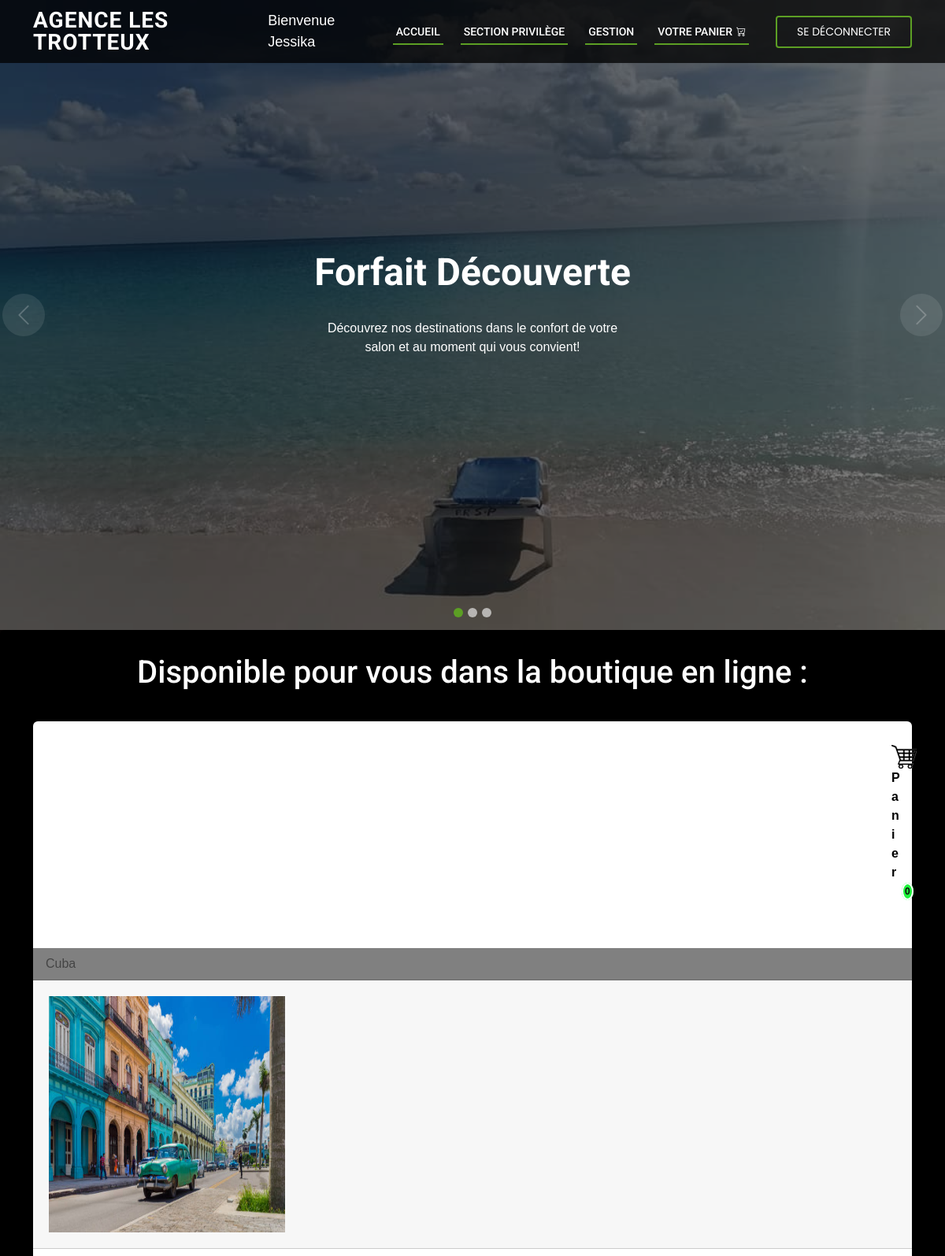
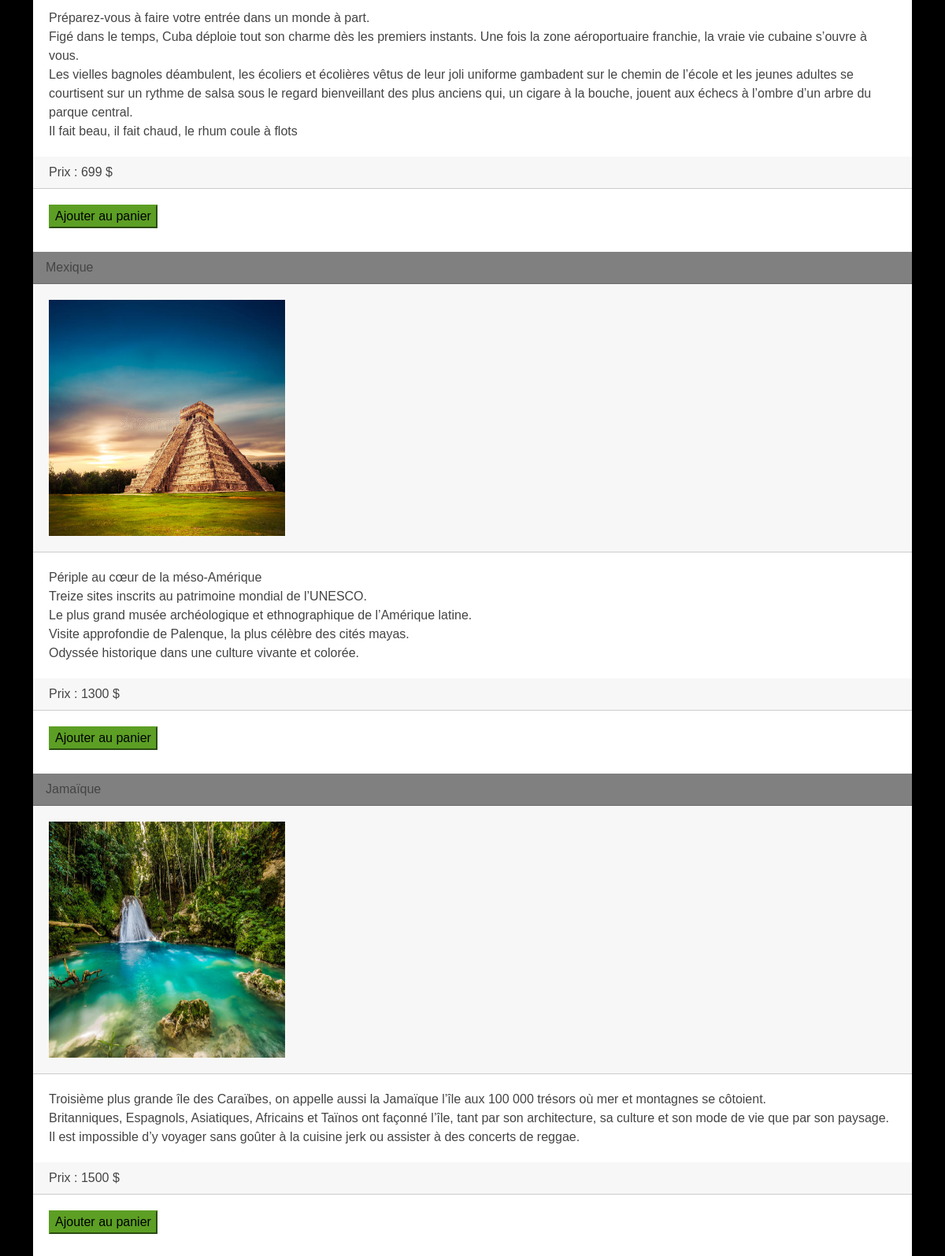
/membre.php (signed in, upper part), run on the app's committed database (2 pictures, top to bottom).
### tables this page shows
CREATE TABLE IF NOT EXISTS `produits` (
  `PK_IdProduit` int(11) NOT NULL AUTO_INCREMENT COMMENT 'PK',
  `NomProduit` varchar(40) NOT NULL,
  `InfoProduit` text NOT NULL COMMENT 'Description du voyage',
  `image` varchar(256) DEFAULT NULL COMMENT 'photographie',
  `TempsProduit` int(11) NOT NULL COMMENT 'Durée du voyage',
  `PrixProduit` decimal(10,0) NOT NULL,
  `QteProduit` int(20) NOT NULL COMMENT 'Quantité du produit',
  `FK_IdCategorie` int(11) DEFAULT NULL COMMENT 'FK',
  PRIMARY KEY (`PK_IdProduit`)
);

### membre.php (called while the page is built)
<?php include "include/head.php"; ?>
<?php include "include/menu.php"; ?>
<?php include "contenu/contenuMembre.php"; ?>
<?php include "include/footer.php"; ?>

### contenu/contenuMembre.php (the view, shortened to what this page needs)
<section id="hero">
    <div class="hero-container">
        <div id="heroCarousel" data-bs-interval="5000" class="carousel slide carousel-fade" data-bs-ride="carousel">
            <ol class="carousel-indicators" id="hero-carousel-indicators"></ol>
            <div class="carousel-inner" role="listbox">
            <div class="carousel-item active" style="background-image: url(img/slide/plage.jpg);">
                <div class="carousel-container">
                    <div class="carousel-content">
                        <h2 class="animate__animated animate__fadeInDown">Forfait Découverte</h2>
                        <p class="animate__animated animate__fadeInUp">Découvrez nos destinations dans le confort de votre salon et au moment qui vous convient!</p>
                    </div>
                </div>
            </div>
        </div>
            <a class="carousel-control-prev" href="#heroCarousel" role="button" data-bs-slide="prev">
                    <span class="carousel-control-prev-icon bi bi-chevron-left" aria-hidden="true"></span>
            </a>
            <a class="carousel-control-next" href="#heroCarousel" role="button" data-bs-slide="next">
                <span class="carousel-control-next-icon bi bi-chevron-right" aria-hidden="true"></span>
            </a>
        </div>
    </div>
</section>
<body>
    <div class="card" style='background: black; border-color :#5c9f24'>
        <div class="container">
            <div class="recommandation" style="padding: 30px;">
                    <h1 class="text-center" style="color: white ;"> Disponible pour vous dans la boutique en ligne : </h1>
            </div>
                <div class="card" >
                    <?php
                        if (!empty($_SESSION["boutique_panier"])) {
                            $panier_compte = count(array_keys($_SESSION["boutique_panier"]));
                        } else {
                                $panier_compte = 0;
                        }
                    ?>
                    <div class="panier_div" style="padding: 30px ; ">
                        <div class="panier" style="padding-left: 1060px;">
                            <a href="panier.php"><img src="img/slide/cart-icon.png" alt=""> Panier<span><?php echo $panier_compte; ?></span></a>
                        </div>
                    </div>
                    <?php
                        $resultat = mysqli_query($connect, "SELECT * FROM `produits`");
                        while ($row = mysqli_fetch_assoc($resultat)) {
                                echo "<div class='card' style='padding-top: 30px; '>
                                            <form action ='' method='post'>
                                                <input type='hidden' name ='PK_IdProduit' value =".$row['PK_IdProduit'].">
                                                <div class='card-header' style='background: grey  ;'='NomProduit'>".$row['NomProduit']."</div>
                                                <div class='card-header' style='padding: 20px ;'='image'><img src='img/slide/".$row['image']."' width='300px' height='300px' ></div>
                                                <div class='card-text' style='padding: 20px;'='InfoProduit'> ".$row['InfoProduit']."</div>
                                                <div class='card-header'style='padding-left: 20px;' ='PrixProduit'>Prix : ".$row['PrixProduit']." $ </div>
                                                <div style='padding-top: 20px; padding-left: 20px ;'>
                                                    <button type ='submit' style='background: #5c9f24; border-color :#5c9f24'>Ajouter au panier</button>
                                                </div>
                                            </form>
                                        </div>";
                        }
                    ?>
            </div>
            </div>
        </div>
</body>

### include/head.php (shortened to what this page needs)
<!DOCTYPE html>
    <html lang="en">
        <head>
            <link rel="stylesheet" href="https://stackpath.bootstrapcdn.com/bootstrap/4.4.1/css/bootstrap.min.css">
             <link href="https://cdn.jsdelivr.net/npm/bootstrap@5.0.0-alpha1/dist/css/bootstrap.min.css" rel="stylesheet">
             <link href="https://cdn.jsdelivr.net/npm/bootstrap@5.0.0-alpha1/dist/js/bootstrap.bundle.min.js" rel="stylesheet">
             <link href="https://cdnjs.cloudflare.com/ajax/libs/jquery/3.2.1/jquery.min.js" rel="stylesheet">
             <link href="https://cdnjs.cloudflare.com/ajax/libs/font-awesome/4.7.0/css/font-awesome.min.css" rel="stylesheet">
            <link href="assets/vendor/animate.css/animate.min.css" rel="stylesheet">
            <link href="assets/vendor/bootstrap/css/bootstrap.min.css" rel="stylesheet">
            <link href="assets/vendor/bootstrap-icons/bootstrap-icons.css" rel="stylesheet">
            <link href="assets/vendor/boxicons/css/boxicons.min.css" rel="stylesheet">
            <link href="assets/vendor/glightbox/css/glightbox.min.css" rel="stylesheet">
            <link href="assets/vendor/swiper/swiper-bundle.min.css" rel="stylesheet">
            <link rel="stylesheet" href="https://maxcdn.bootstrapcdn.com/font-awesome/4.7.0/css/font-awesome.min.css">
            <link href="styles.css" rel="stylesheet">
            <link href="style.css" rel="stylesheet">
        </head>

### include/menu.php (shortened to what this page needs)
<header id="header" class="fixed-top d-flex align-items-center">
    <div class="container d-flex align-items-center justify-content-between">
        <h1 class="logo"><a href="index.php">Agence Les trotteux</a></h1>
        <div style="color: white; font-size:18px" id="usertag"></div>
        <nav id="navbar" class="navbar" style="text-align: center;">
            <ul>
                <li><a class="nav-link scrollto active" href="index.php">Accueil</a></li>
                <li style="display:none" id="membre"><a class="nav-link scrollto active" href="membre.php">Section privilège</a></li>
                <li style="display:none" id="gestion"><a class="nav-link scrollto active" href="inventaire.php">Gestion</a></li>
                <li style="display:none" id="panier"><a class="nav-link scrollto active" href="panier.php">Votre panier<i class="bi bi-cart-check"></i></a></li>
                <li id="liboutonconnecter"></a></li>
            </ul>
        </nav>
    </div>
</header>

### include/footer.php (shortened to what this page needs)
    </body>
</html>

### styles.css (style rules this page uses)
body { font-family: "Open Sans", sans-serif; color: #444444; }
a { color: #5c9f24; text-decoration: none; }
h1, h2, h3, h4, h5, h6 { font-family: "Roboto", sans-serif; }
#header { background: rgba(0, 0, 0, 0.75); transition: all 0.5s; z-index: 997; height: 80px; }
#header .logo { font-size: 28px; margin: 0; padding: 0; line-height: 1; font-weight: 700; letter-spacing: 1px; text-transform: uppercase; }
#header .logo a { color: #fff; }
.navbar { padding: 0; }
.navbar ul { margin: 0; padding: 0; display: flex; list-style: none; align-items: center; }
.navbar li { position: relative; }
.navbar>ul>li { white-space: nowrap; padding: 10px 0 10px 22px; }
.navbar a, .navbar a:focus { display: flex; align-items: center; justify-content: space-between; padding: 0 4px; font-family: "Roboto", sans-serif; font-size: 14px; font-weight: 500; color: rgba(255, 255, 255, 0.7); white-space: nowrap; transition: 0.3s; text-transform: uppercase; position: relative; }
.navbar a i, .navbar a:focus i { font-size: 12px; line-height: 0; margin-left: 5px; }
.navbar>ul>li>a:before { content: ""; position: absolute; width: 100%; height: 2px; bottom: -6px; left: 0; background-color: #5c9f24; visibility: hidden; width: 0px; transition: all 0.3s ease-in-out 0s; }
.navbar a:hover:before, .navbar li:hover>a:before, .navbar .active:before { visibility: visible; width: 100%; }
.navbar a:hover, .navbar .active, .navbar .active:focus, .navbar li:hover>a { color: #fff; }
#hero { width: 100%; height: 100vh; background-color: rgba(17, 17, 17, 0.8); overflow: hidden; padding: 0; }
#hero .carousel-item { width: 100%; height: 100vh; background-size: cover; background-position: center; background-repeat: no-repeat; position: relative; transition: 0.3; }
#hero .carousel-item::before { content: ""; background-color: rgba(0, 0, 0, 0.5); position: absolute; top: 0; right: 0; left: 0; bottom: 0; }
#hero .carousel-container { display: flex; justify-content: center; align-items: center; position: absolute; bottom: 0; top: 0; left: 0; right: 0; }
#hero .carousel-content { text-align: center; }
#hero h2 { color: #fff; margin-bottom: 30px; font-size: 48px; font-weight: 700; }
#hero p { width: 80%; -webkit-animation-delay: 0.4s; animation-delay: 0.4s; margin: 0 auto 30px auto; color: #fff; }
#hero .carousel-inner .carousel-item { transition-property: opacity; background-position: center top; }
#hero .carousel-inner .carousel-item, #hero .carousel-inner .active.carousel-item-start, #hero .carousel-inner .active.carousel-item-end { opacity: 0; }
#hero .carousel-inner .active, #hero .carousel-inner .carousel-item-next.carousel-item-start, #hero .carousel-inner .carousel-item-prev.carousel-item-end { opacity: 1; transition: 0.5s; }
#hero .carousel-control-next-icon, #hero .carousel-control-prev-icon { background: none; font-size: 30px; line-height: 0; width: auto; height: auto; background: rgba(255, 255, 255, 0.2); border-radius: 50px; transition: 0.3s; color: rgba(255, 255, 255, 0.5); width: 54px; height: 54px; display: flex; align-items: center; justify-content: center; }
@media (min-width: 1024px) { #hero p { width: 60%; } }
@media (min-width: 1024px) { #hero .carousel-control-prev, #hero .carousel-control-next { width: 5%; } }
section { padding: 60px 0; }

### style.css (style rules this page uses)
.panier_div { float:right; font-weight:bold; position:relative; }
.panier_div a { color:#000; }
.panier_div span { font-size: 12px; line-height: 14px; background: #1e6af6; padding: 2px; border: 2px solid #fff; border-radius: 50%; position: absolute; top: -1px; left: 13px; color: #fff; width: 14px; height: 13px; text-align: center; }
.panier_div span { font-size: 12px; line-height: 14px; background: #1ef63b; padding: 2px; border: 2px solid #fff; border-radius: 50%; position: relative; top: -1px; left: 13px; color: rgb(11, 10, 10); width: 21px; height: 20px; text-align: center; }
body { background-color: #050302;font-family: 'Montserrat', sans-serif }
.card { border:none }

### data on the page
produits: NomProduit "Cuba", image (picture), InfoProduit "Préparez-vous à faire votre entrée dans un monde à part. Figé dans le temps, Cuba déploie tout son charme dès les premiers instants. Une fois la zone aéroportuaire franchie, la vraie vie cubaine s’ouvre à vous. Les vielles bagnoles déambulent, les écoliers et écolières vêtus de leur joli uniforme gambadent sur le chemin de l’école et les jeunes adultes se courtisent sur un rythme de salsa sous le regard bienveillant des plus anciens qui, un cigare à la bouche, jouent aux échecs à l’ombre d’un arbre du parque central. Il fait beau, il fait chaud, le rhum coule à flots", PrixProduit "699"
produits: NomProduit "Mexique", image (picture), InfoProduit "Périple au cœur de la méso-Amérique Treize sites inscrits au patrimoine mondial de l’UNESCO. Le plus grand musée archéologique et ethnographique de l’Amérique latine. Visite approfondie de Palenque, la plus célèbre des cités mayas. Odyssée historique dans une culture vivante et colorée.", PrixProduit "1300"
produits: NomProduit "Jamaïque", image (picture), InfoProduit "Troisième plus grande île des Caraïbes, on appelle aussi la Jamaïque l’île aux 100 000 trésors où mer et montagnes se côtoient. Britanniques, Espagnols, Asiatiques, Africains et Taïnos ont façonné l’île, tant par son architecture, sa culture et son mode de vie que par son paysage. Il est impossible d’y voyager sans goûter à la cuisine jerk ou assister à des concerts de reggae.", PrixProduit "1500"

### other printed values
$panier_compte "0"
